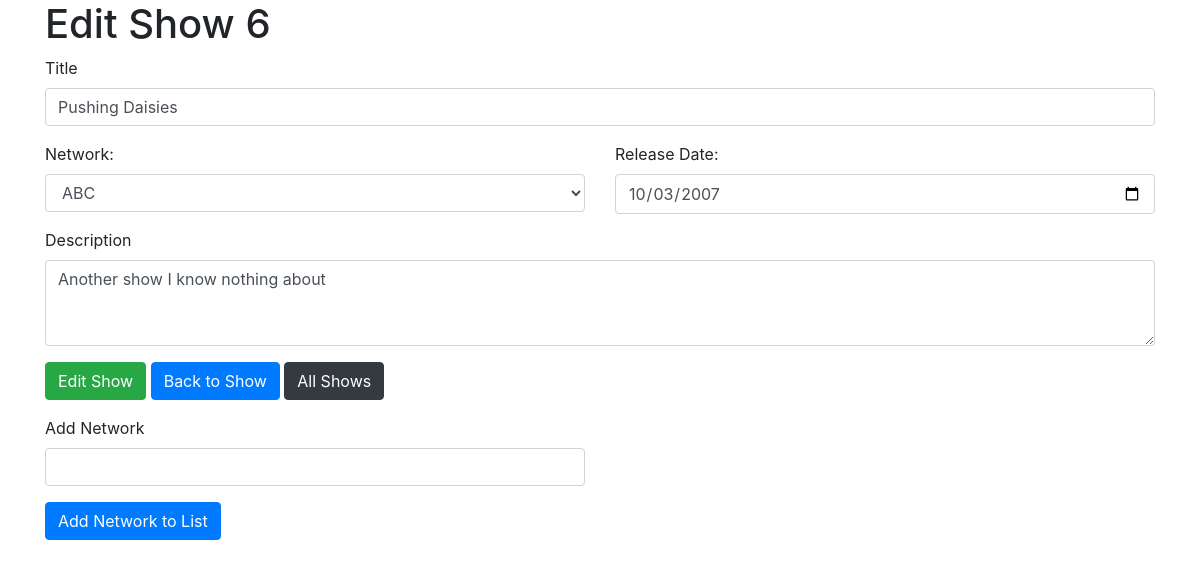
Screenshot of /shows/6/edit with the database file from the repository.
### shows_app/models.py (models this page shows)
class Movie(models.Model):
    network = models.ForeignKey(Network, related_name="network", on_delete = models.CASCADE)
    title = models.CharField(max_length=255)
    desc = models.TextField(default="")
    release_date = models.DateField()
    created_at = models.DateTimeField(auto_now_add=True)
    updated_at = models.DateTimeField(auto_now=True)
    objects = ShowManager()

class Network(models.Model):
    name = models.CharField(max_length=255)
    created_at = models.DateTimeField(auto_now_add=True)
    updated_at = models.DateTimeField(auto_now=True)
    objects = NetworkManager()

### shows_app/views.py (the view)
# urls.py: path('shows/<int:id>/edit', views.edit),
def edit(request,id):
    this_show = Movie.objects.get(id=id)
    month = '{:02d}'.format(this_show.release_date.month)
    day = '{:02d}'.format(this_show.release_date.day)
    context={
        "this_show": this_show,
        "exnetworks": Network.objects.exclude(network=id),
        "month": month,
        "day": day,
    }
    return render(request, "edit_show.html", context)

### shows_app/templates/edit_show.html (shortened to what this page needs)
<!DOCTYPE html>
<html lang="en">
<head>
    <link rel="stylesheet" href="https://maxcdn.bootstrapcdn.com/bootstrap/4.0.0/css/bootstrap.min.css">
    {% load static %}
    <link rel="stylesheet" href="{% static 'css/style.css' %}">
</head>
<body>
    <div class="container">
        <div class="row">
            <div class="col">
                <h1>Edit Show {{this_show.id}}</h1>
                <form action="/shows/{{this_show.id}}/update" method="post">
                    <div class="form-group">
                        <label for="exampleFormControlInput1">Title</label>
                        <input name="title" type="text" class="form-control" id="exampleFormControlInput1" value="{{this_show.title}}">
                    </div>
                    <div class="row">
                        <div class="col">
                            <div class="form-group">
                                <label for="network">Network:</label>
                                <select name="network" class="form-control" id="exampleFormControlSelect1">
                                    <option value="{{this_show.network.id}}">{{this_show.network.name}}</option>
                                </select>
                            </div>
                        </div>
                        <div class="col">
                            <label for="release_date">Release Date:</label>
                            <input name="release_date" class="form-control" type="date" id="release_date" value="{{this_show.release_date.year}}-{{month}}-{{day}}">
                        </div>
                    </div>
                    <div class="form-group">
                        <label for="exampleFormControlTextarea1">Description</label>
                        <textarea name="description" class="form-control" id="exampleFormControlTextarea1" rows="3">{{this_show.desc}}</textarea>
                    </div>
                    <div class="form-group">
                        <button type="submit" class="btn btn-success">Edit Show</button> <a class="btn btn-primary" href="/shows/{{this_show.id}}" role="button">Back to Show</a> <a class="btn btn-dark" href="/shows" role="button">All Shows</a>
                    </div>
                </form>
            </div>
        </div>
        <div class="row">
            <div class="col-6">
                <form action="/shows/add_network" method="post">
                    <div class="form-group">
                        <label for="exampleFormControlInput1">Add Network</label>
                        <input name="add_network" type="text" class="form-control" id="exampleFormControlInput1">
                    </div>
                    <button type="submit" class="btn btn-primary">Add Network to List</button>
                </form>
            </div>
        </div>
    </div>
</body>
</html>

### rows the page displays
Movie: id "6", title "Pushing Daisies", network "ABC", release_date "10/03/2007", description "Another show I know nothing about"
